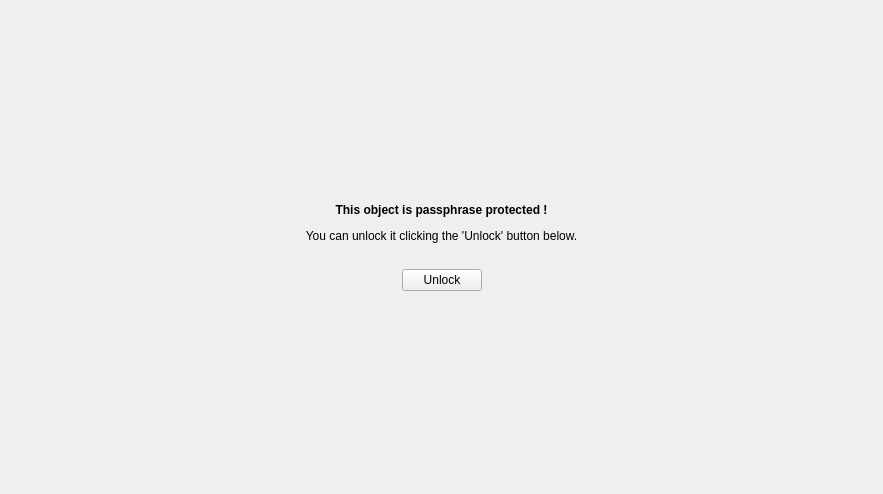
<?xml version="1.0" encoding="UTF-8"?>
<ui version="4.0">
 <class>LockedObjectViewer</class>
 <widget class="QWidget" name="LockedObjectViewer">
  <property name="geometry">
   <rect>
    <x>0</x>
    <y>0</y>
    <width>883</width>
    <height>494</height>
   </rect>
  </property>
  <property name="windowTitle">
   <string>Locked Object Viewer</string>
  </property>
  <layout class="QVBoxLayout" name="verticalLayout">
   <item>
    <spacer name="tvs">
     <property name="orientation">
      <enum>Qt::Vertical</enum>
     </property>
     <property name="sizeHint" stdset="0">
      <size>
       <width>20</width>
       <height>40</height>
      </size>
     </property>
    </spacer>
   </item>
   <item>
    <widget class="QLabel" name="info_label">
     <property name="text">
      <string>&lt;html&gt;&lt;head/&gt;&lt;body&gt;&lt;p align=&quot;center&quot;&gt;&lt;span style=&quot; font-weight:600;&quot;&gt;This object is passphrase protected !&lt;/span&gt;&lt;/p&gt;&lt;p align=&quot;center&quot;&gt;You can unlock it clicking the 'Unlock' button below.&lt;/p&gt;&lt;/body&gt;&lt;/html&gt;</string>
     </property>
    </widget>
   </item>
   <item>
    <layout class="QHBoxLayout" name="img_layout">
     <item>
      <spacer name="img_lhs">
       <property name="orientation">
        <enum>Qt::Horizontal</enum>
       </property>
       <property name="sizeHint" stdset="0">
        <size>
         <width>40</width>
         <height>20</height>
        </size>
       </property>
      </spacer>
     </item>
     <item>
      <spacer name="img_rhs">
       <property name="orientation">
        <enum>Qt::Horizontal</enum>
       </property>
       <property name="sizeHint" stdset="0">
        <size>
         <width>40</width>
         <height>20</height>
        </size>
       </property>
      </spacer>
     </item>
    </layout>
   </item>
   <item>
    <layout class="QHBoxLayout" name="btn_layout">
     <item>
      <spacer name="btn_lhs">
       <property name="orientation">
        <enum>Qt::Horizontal</enum>
       </property>
       <property name="sizeHint" stdset="0">
        <size>
         <width>40</width>
         <height>20</height>
        </size>
       </property>
      </spacer>
     </item>
     <item>
      <widget class="QPushButton" name="unlock">
       <property name="text">
        <string>Unlock</string>
       </property>
      </widget>
     </item>
     <item>
      <spacer name="btn_rhs">
       <property name="orientation">
        <enum>Qt::Horizontal</enum>
       </property>
       <property name="sizeHint" stdset="0">
        <size>
         <width>40</width>
         <height>20</height>
        </size>
       </property>
      </spacer>
     </item>
    </layout>
   </item>
   <item>
    <spacer name="bvs">
     <property name="orientation">
      <enum>Qt::Vertical</enum>
     </property>
     <property name="sizeHint" stdset="0">
      <size>
       <width>20</width>
       <height>40</height>
      </size>
     </property>
    </spacer>
   </item>
  </layout>
 </widget>
 <resources/>
 <connections/>
</ui>
